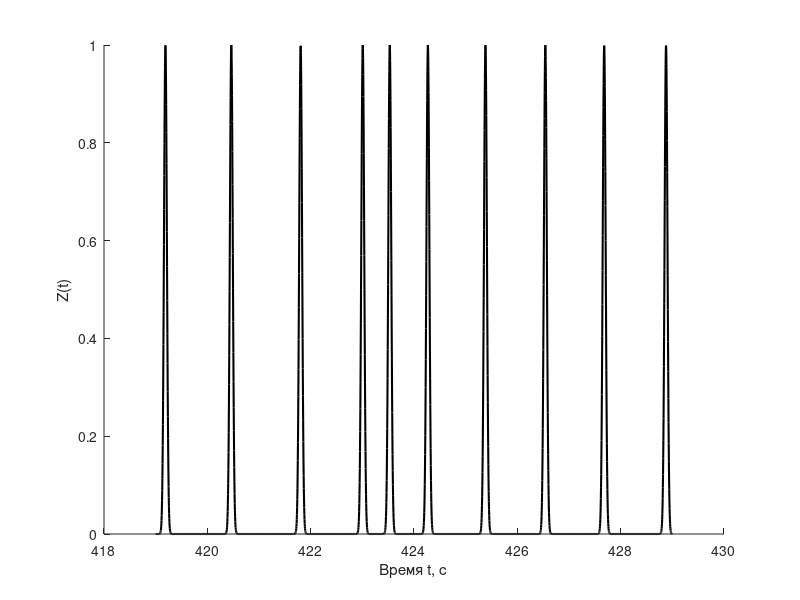

Reproduce this figure in MATLAB. (Note: this script raises an error after producing the figure.)
%% ===== ГРАФИК СИГНАЛА Z(t) =====
clear; clc; close all;

%% ===== ПАРАМЕТРЫ =====
t_L = [419.189, 420.464, 421.806, 423.008, 423.531, 424.269, 425.383, 426.542, 427.681, 428.878];

L_values = 1:length(t_L);
tau_L = 0.02 * ones(size(t_L));  % Все tau_L равны 0.02

%% ===== АНАЛИЗ РАЗНОСТЕЙ =====
differences = diff(t_L);

[max_diff, max_index] = max(differences);
[min_diff, min_index] = min(differences);

fprintf('Все разницы: %s\n', mat2str(differences, 3));
fprintf('Максимальная разница: %.2f\n', max_diff);
fprintf('Между элементами %.3f и %.3f\n', t_L(max_index), t_L(max_index + 1));
fprintf('Минимальная разница: %.2f\n', min_diff);
fprintf('Между элементами %.3f и %.3f\n', t_L(min_index), t_L(min_index + 1));

min_f_max = 1/max_diff;
max_f_max = 1/min_diff;

fprintf('Минимальная локальная частота: %.2f Гц\n', min_f_max);
fprintf('Максимальная локальная частота: %.2f Гц\n', max_f_max);

%% ===== ФУНКЦИЯ z_L(t) =====
z_L = @(t, t_L_j, tau_L_j) exp(-(t - t_L_j).^2 ./ (4 * tau_L_j^2));

%% ===== СОЗДАНИЕ МАССИВА ВРЕМЕНИ =====
t = linspace(419, 429, 3000);  % Диапазон времени

%% ===== ВЫЧИСЛЕНИЕ Z(t) =====
Z = zeros(size(t));
for j = 1:length(L_values)
    Z = Z + z_L(t, t_L(j), tau_L(j));
end

%% ===== ПОСТРОЕНИЕ ГРАФИКА =====
fig = figure('Units', 'centimeters', ...
             'Position', [1 1 9 7], ...
             'Color', 'white');

ax = axes('Parent', fig);
hold(ax, 'on');

plot(ax, t, Z, 'k-', 'LineWidth', 1.5, 'DisplayName', 'Z(t)');

grid(ax, 'off');
xlabel(ax, 'Время t, с', 'FontSize', 11);
ylabel(ax, 'Z(t)', 'FontSize', 11);




ax.FontSize = 9;
ax.Box = 'off';
ax.InnerPosition = [0.15 0.20 0.82 0.67];

% Сохранение
%exportgraphics(fig, 'Z_signal.png', 'Resolution', 600, 'BackgroundColor', 'white');

fprintf('\u2713 Визуализация сохранена: Z_signal.png\n');
